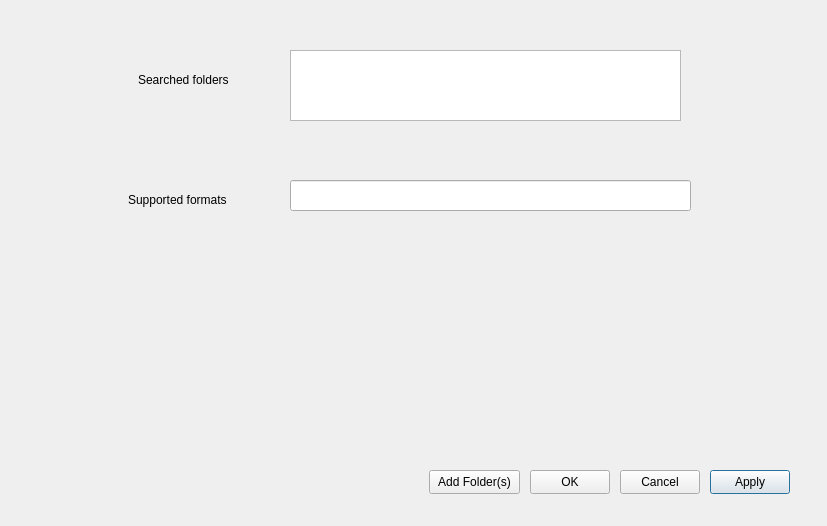
<?xml version="1.0" encoding="UTF-8"?>
<ui version="4.0">
 <class>Wsettings</class>
 <widget class="QDialog" name="Wsettings">
  <property name="geometry">
   <rect>
    <x>0</x>
    <y>0</y>
    <width>827</width>
    <height>526</height>
   </rect>
  </property>
  <property name="windowTitle">
   <string>Dialog</string>
  </property>
  <widget class="QTextEdit" name="folderPathTextEdit">
   <property name="geometry">
    <rect>
     <x>290</x>
     <y>50</y>
     <width>391</width>
     <height>71</height>
    </rect>
   </property>
  </widget>
  <widget class="QLineEdit" name="formatsLineEdit">
   <property name="geometry">
    <rect>
     <x>290</x>
     <y>180</y>
     <width>401</width>
     <height>31</height>
    </rect>
   </property>
  </widget>
  <widget class="QPushButton" name="saveSettingsButton">
   <property name="geometry">
    <rect>
     <x>710</x>
     <y>470</y>
     <width>80</width>
     <height>24</height>
    </rect>
   </property>
   <property name="text">
    <string>Apply</string>
   </property>
  </widget>
  <widget class="QPushButton" name="cancelButton">
   <property name="geometry">
    <rect>
     <x>620</x>
     <y>470</y>
     <width>80</width>
     <height>24</height>
    </rect>
   </property>
   <property name="text">
    <string>Cancel</string>
   </property>
  </widget>
  <widget class="QPushButton" name="okButton">
   <property name="geometry">
    <rect>
     <x>530</x>
     <y>470</y>
     <width>80</width>
     <height>24</height>
    </rect>
   </property>
   <property name="text">
    <string>OK</string>
   </property>
  </widget>
  <widget class="QPushButton" name="addFolderButton">
   <property name="geometry">
    <rect>
     <x>429</x>
     <y>470</y>
     <width>91</width>
     <height>24</height>
    </rect>
   </property>
   <property name="text">
    <string>Add Folder(s)</string>
   </property>
  </widget>
  <widget class="QLabel" name="label">
   <property name="geometry">
    <rect>
     <x>128</x>
     <y>190</y>
     <width>111</width>
     <height>20</height>
    </rect>
   </property>
   <property name="text">
    <string>Supported formats</string>
   </property>
  </widget>
  <widget class="QLabel" name="label_2">
   <property name="geometry">
    <rect>
     <x>138</x>
     <y>70</y>
     <width>101</width>
     <height>20</height>
    </rect>
   </property>
   <property name="text">
    <string>Searched folders</string>
   </property>
  </widget>
 </widget>
 <resources/>
 <connections/>
</ui>
